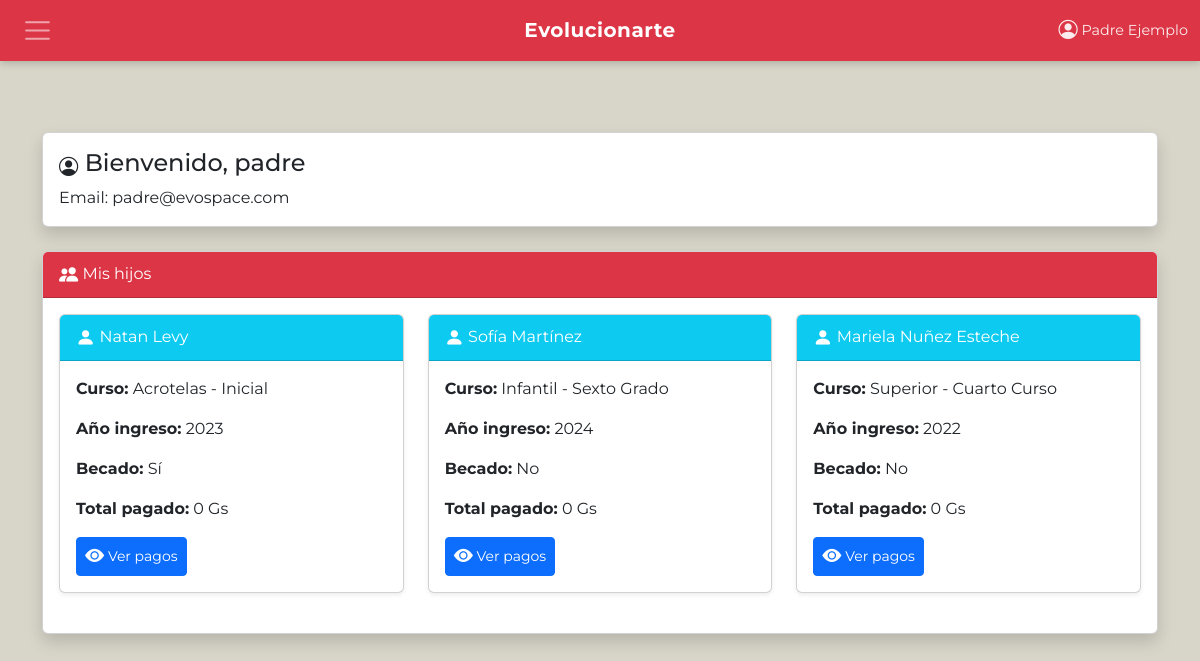
The page /roles/padre.php (signed in) on the database its author committed.
### tables this page shows
CREATE TABLE IF NOT EXISTS `usuarios` (
  `id_usuario` INT NOT NULL AUTO_INCREMENT,
  `usuario` VARCHAR(50) NOT NULL UNIQUE,
  `email` VARCHAR(150) NOT NULL UNIQUE,
  `cedula` VARCHAR(20) NOT NULL UNIQUE,
  `password_hash` VARCHAR(255) NOT NULL,
  `id_rol` INT NOT NULL,
  `nombre_completo` VARCHAR(150),
  `telefono` VARCHAR(20),
  `activo` TINYINT(1) DEFAULT 1,
  `fecha_creacion` TIMESTAMP DEFAULT CURRENT_TIMESTAMP,
  PRIMARY KEY (`id_usuario`),
  FOREIGN KEY (`id_rol`) REFERENCES `roles`(`id_rol`)
);

CREATE TABLE IF NOT EXISTS `alumnos` (
  `id_alumno` INT NOT NULL AUTO_INCREMENT,
  `nombre` VARCHAR(100) NOT NULL,
  `apellido` VARCHAR(100) NOT NULL,
  `id_curso` INT NOT NULL,
  `anio_ingreso` YEAR NOT NULL,
  `horas_profesionales` DECIMAL(6,2) DEFAULT 0.00,
  `ci` VARCHAR(20) NOT NULL UNIQUE,
  `telefono` VARCHAR(20),
  `id_padre` INT DEFAULT NULL,
  `becado` TINYINT(1) DEFAULT 0,
  `activo` TINYINT(1) DEFAULT 1,
  `fecha_creacion` TIMESTAMP DEFAULT CURRENT_TIMESTAMP,
  PRIMARY KEY (`id_alumno`),
  FOREIGN KEY (`id_curso`) REFERENCES `cursos`(`id_curso`),
  FOREIGN KEY (`id_padre`) REFERENCES `usuarios`(`id_usuario`) ON DELETE SET NULL
);

CREATE TABLE IF NOT EXISTS `cursos` (
  `id_curso` INT NOT NULL AUTO_INCREMENT,
  `nombre` VARCHAR(100) NOT NULL,
  `tipo` ENUM('Acrotelas', 'Infantil', 'Superior') NOT NULL,
  `orden` INT NOT NULL,
  `activo` TINYINT(1) DEFAULT 1,
  PRIMARY KEY (`id_curso`)
);

### roles/padre.php (the view, shortened to what this page needs)
<?php
include '../includes/header.php';
include '../includes/navbar.php';
require_once '../config/db.php';
$id_padre = $_SESSION['id_usuario'];
$sql = "SELECT * FROM usuarios WHERE id_usuario = ?";
$stmt = $pdo->prepare($sql);
$stmt->execute([$id_padre]);
$padre = $stmt->fetch(PDO::FETCH_ASSOC);
$sql = "SELECT a.*, c.nombre AS curso_nombre, c.tipo AS curso_tipo
        FROM alumnos a
        INNER JOIN cursos c ON a.id_curso = c.id_curso
        WHERE a.id_padre = ? AND a.activo = 1
        ORDER BY a.apellido, a.nombre";
$stmt = $pdo->prepare($sql);
$stmt->execute([$id_padre]);
$hijos = $stmt->fetchAll(PDO::FETCH_ASSOC);
?>
<div class="container mt-5 pt-4">
    <div class="card shadow mb-4">
        <div class="card-body">
            <h4><i class="bi bi-person-circle"></i> Bienvenido, <?= htmlspecialchars($padre['usuario']) ?></h4>
            <p class="mb-0">Email: <?= htmlspecialchars($padre['email']) ?></p>
        </div>
    </div>
    <div class="card shadow">
        <div class="card-header bg-danger text-white">
            <i class="bi bi-people-fill"></i> Mis hijos
        </div>
        <div class="card-body">
            <?php if (empty($hijos)): ?>
                <div class="alert alert-info">No tienes hijos registrados en el sistema.</div>
            <?php else: ?>
                <div class="row">
                    <?php foreach ($hijos as $hijo):
                        $sql = "SELECT SUM(total) AS total_pagado FROM pagos WHERE id_alumno = ?";
                        $stmt = $pdo->prepare($sql);
                        $stmt->execute([$hijo['id_alumno']]);
                        $total_pagado = $stmt->fetch(PDO::FETCH_ASSOC)['total_pagado'] ?? 0;
                    ?>
                        <div class="col-md-6 col-lg-4 mb-4">
                            <div class="card h-100 shadow-sm">
                                <div class="card-header bg-info text-white">
                                    <i class="bi bi-person-fill"></i> <?= htmlspecialchars($hijo['nombre'] . ' ' . $hijo['apellido']) ?>
                                </div>
                                <div class="card-body">
                                    <p><strong>Curso:</strong> <?= htmlspecialchars($hijo['curso_tipo'] . ' - ' . $hijo['curso_nombre']) ?></p>
                                    <p><strong>Año ingreso:</strong> <?= $hijo['anio_ingreso'] ?></p>
                                    <p><strong>Becado:</strong> <?= $hijo['becado'] ? 'Sí' : 'No' ?></p>
                                    <p><strong>Total pagado:</strong> <?= number_format($total_pagado, 0, ',', '.') ?> Gs</p>
                                    <a href="/evospace/secciones/pagos.php?ver_hijo=<?= $hijo['id_alumno'] ?>" class="btn btn-primary btn-sm">
                                        <i class="bi bi-eye-fill"></i> Ver pagos
                                    </a>
                                </div>
                            </div>
                        </div>
                    <?php endforeach; ?>
                </div>
            <?php endif; ?>
        </div>
    </div>
</div>
<?php include '../includes/footer.php'; ?>

### includes/header.php (style rules this page uses)
* { font-family: "Montserrat", sans-serif; }
body { background-color: #d8d5c9; padding-top: 60px; padding-bottom: 30px; }
.bi { display: inline-block; font-size: 1.2rem; vertical-align: -0.125em; }

### rows shown on the page
usuarios: usuario "padre", email "padre@evospace.com"
alumnos: nombre+apellido "Natan Levy", id_curso.nombre "Acrotelas - Inicial", anio_ingreso "2023", becado "Sí", total_pagado "0"
alumnos: nombre+apellido "Sofía Martínez", id_curso.nombre "Infantil - Sexto Grado", anio_ingreso "2024", becado "No", total_pagado "0"
alumnos: nombre+apellido "Mariela Nuñez Esteche", id_curso.nombre "Superior - Cuarto Curso", anio_ingreso "2022", becado "No", total_pagado "0"

### other values the page prints
$_SESSION['nombre_completo'] "Padre Ejemplo"
